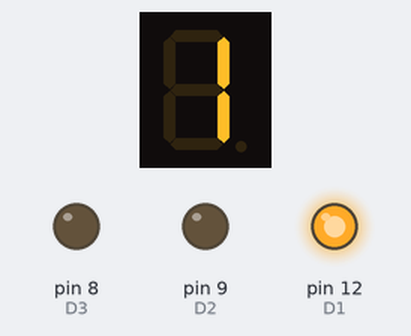
Simulated run of this sketch. Board: Arduino Uno, built with avr-gcc and run on an emulated ATmega328P. On the bench: 1-digit seven-segment display, output pins drawn as LEDs (lit = HIGH). Wiring (inferred from the names in the program): 1-digit 7-segment display, segments lit when LOW: segments pin 11, pin 7, pin 4, pin 2, pin 13, pin 10, pin 5, pin 3. The segment pins are drawn as the display they are named for; pins used as bus, display or sensor lines are not drawn.

Above: at 0.1 s.
At 2.1 s:
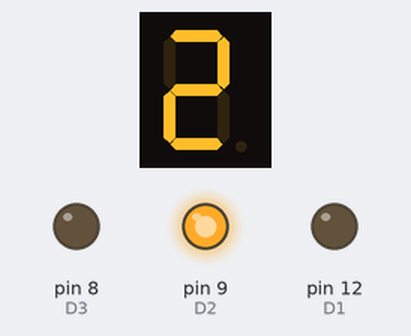
At 4.1 s:
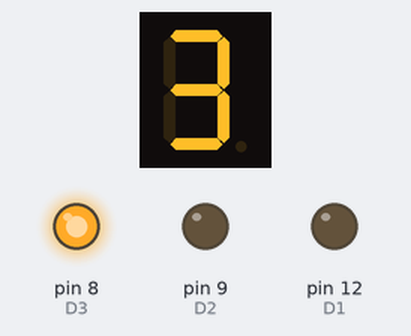
At 6.1 s:
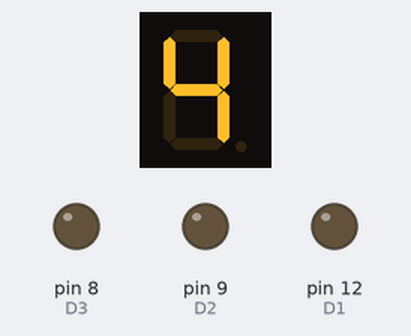
Timing chart, 0 to 129.5 s (numbered marks = the images above):
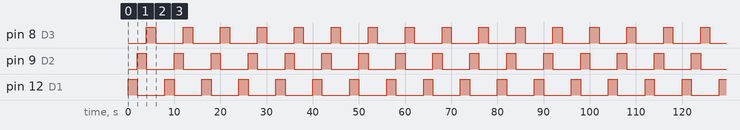

The sketch:

testing_number_funcs.ino
```cpp
// Variables globales de inicialización:
int t_numero = 2 * 1000; //Segundos que permanece encendido cada número (ojo con el formato)

//Cambiar según el conexionado con los pines de Arduino:
int A=11;  int B=7;  int C=4;
int D=2;  int E=13;  int F=10;
int G=5;  int DP=3;  int D1=12;
int D2=9;  int D3=8;  int D4=6;
int k;

void setup() {
  // Activar todos los pines como salidas digitales:
  for(k=2; k<=13; k++){
    pinMode(k, OUTPUT);
  }
}

void loop() {
  int digits[]={D4, D3, D2, D1};
  /*for(k=0; k<4; k++){
    digitalWrite(digits[k], HIGH);
    delay(500);
    digitalWrite(digits[k], LOW);
    delay(500); //Si no ponemos dos, pasa inmediatamente al estado anterior
    }
    MuestraNumero(D4, 1);
  */
  MuestraNumero(D1,1);
  delay(t_numero);
  MuestraNumero(D2,2);
  delay(t_numero);
  MuestraNumero(D3,3);
  delay(t_numero);
  MuestraNumero(D4,4);
  delay(t_numero);
}

void MuestraNumero(int digito, int numero){
  //Seleccionar dígito:
  digitalWrite(D4, LOW);
  digitalWrite(D3, LOW);
  digitalWrite(D2, LOW);
  digitalWrite(D1, LOW);
  digitalWrite(digito, HIGH);

  /* AHORA ES LÓGICA INVERSA:
    0/LOW = segmento ON
    1/HIGH = segmento OFF*/
  digitalWrite(D, HIGH);
  digitalWrite(DP, HIGH);
  digitalWrite(C, HIGH);
  digitalWrite(G, HIGH);
  digitalWrite(B, HIGH);
  digitalWrite(F, HIGH);
  digitalWrite(A, HIGH);
  digitalWrite(E, HIGH);

  //Empezamos a hacer casos
  switch(numero){
    case 0:
      digitalWrite(D, LOW);
      digitalWrite(C, LOW);
      digitalWrite(B, LOW);
      digitalWrite(F, LOW);
      digitalWrite(A, LOW);
      digitalWrite(E, LOW);
      break;
    case 1:
      digitalWrite(C, LOW);
      digitalWrite(B, LOW);
      break;
    case 2:
      digitalWrite(A, LOW);
      digitalWrite(B, LOW);
      digitalWrite(D, LOW);
      digitalWrite(E, LOW);
      digitalWrite(G, LOW);
      break;
    case 3:
      digitalWrite(A, LOW);
      digitalWrite(B, LOW);
      digitalWrite(C, LOW);
      digitalWrite(D, LOW);
      digitalWrite(G, LOW);
      break;
    case 4:
      digitalWrite(B, LOW);
      digitalWrite(C, LOW);
      digitalWrite(F, LOW);
      digitalWrite(G, LOW);
      break;
    case 5:
      digitalWrite(A, LOW);
      digitalWrite(C, LOW);
      digitalWrite(D, LOW);
      digitalWrite(F, LOW);
      digitalWrite(G, LOW);
      break;
    case 6:
      digitalWrite(D, LOW);
      digitalWrite(C, LOW);
      digitalWrite(G, LOW);
      digitalWrite(F, LOW);
      digitalWrite(A, LOW);
      digitalWrite(E, LOW);
      break;
    case 7:
      digitalWrite(A, LOW);
      digitalWrite(B, LOW);
      digitalWrite(C, LOW);
      break;
    case 8:
      digitalWrite(A, LOW);
      digitalWrite(B, LOW);
      digitalWrite(C, LOW);
      digitalWrite(D, LOW);
      digitalWrite(E, LOW);
      digitalWrite(F, LOW);
      digitalWrite(G, LOW);
      break;
    case 9:
      digitalWrite(A, LOW);
      digitalWrite(B, LOW);
      digitalWrite(C, LOW);
      digitalWrite(F, LOW);
      digitalWrite(G, LOW);
      break;
    default:
      break;
    }
  return;
  }
```

Measured:
- by itself, pin 8 (D3), pin 9 (D2), pin 12 (D1): alternates HIGH for 2.0 s and LOW for 6.0 s
- by itself, everything shown: repeats every 8.0 s, in 4 steps
- what the display in image 1 shows lasts 2.0 s, from 2.0 s to 4.0 s
